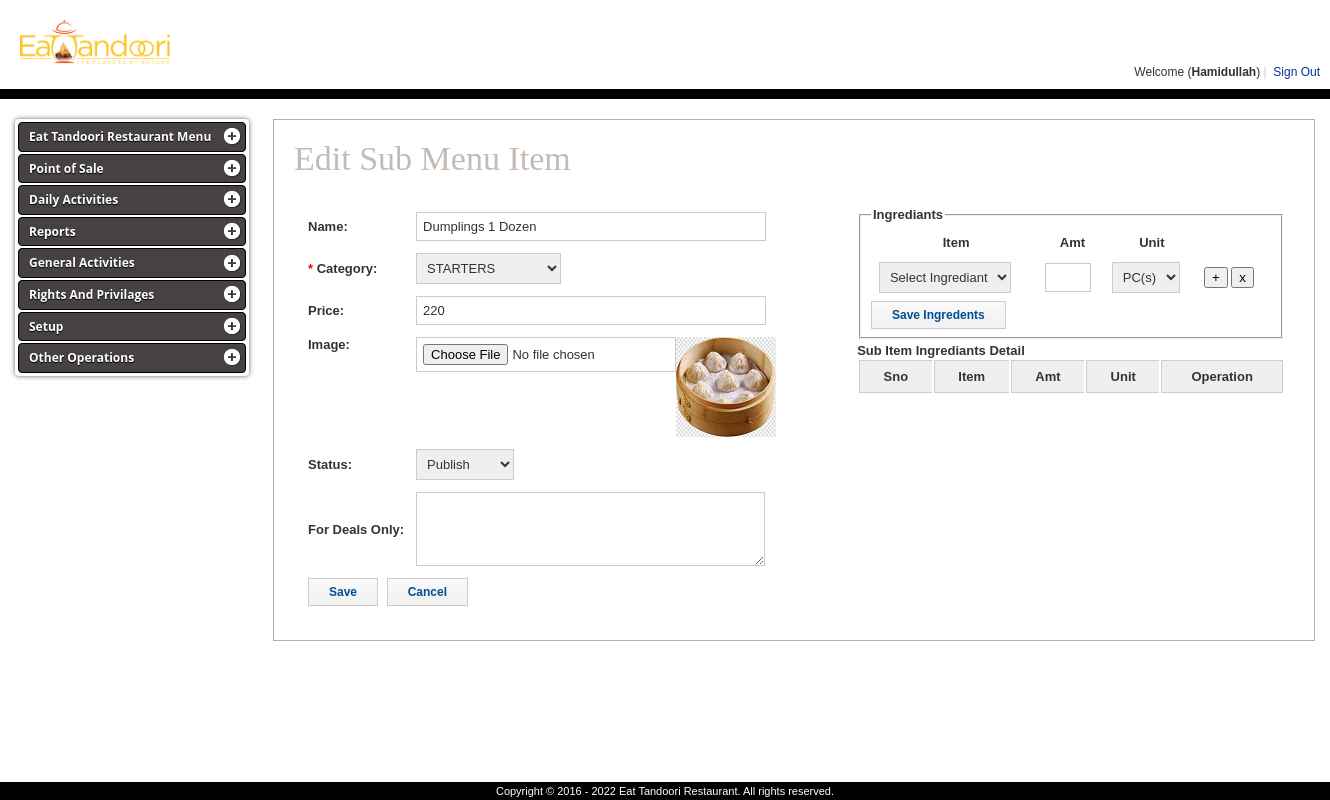
/edit_sub_items.php?id=1 (signed in), run on the app's committed database.
### tables this page shows
CREATE TABLE `sub_items` (
  `sub_item_id` int(11) NOT NULL,
  `item_id` int(11) NOT NULL,
  `sub_item_name` varchar(50) NOT NULL,
  `sub_item_status` int(1) NOT NULL DEFAULT '1',
  `sub_item_image` varchar(50) NOT NULL,
  `price` int(11) NOT NULL,
  `dealdetails` varchar(500) NOT NULL
);

### Connections/cn.php (called while the page is built, shortened)
<?php
$org_name="Eat Tandoori Restaurant";
?>

### edit_sub_items.php (the view, shortened to what this page needs)
<?php
include('Connections/cn.php');
require_once('sessions/mysessionscript.php');
$dealArray = array('18','19');
	$mgtId = $_GET['id'];
	$mgtQry = mysqli_query($cn, "select * from sub_items where sub_item_id = '$mgtId'");
        $sel = mysqli_query($cn, "select item_id from sub_items where sub_item_id = '$mgtId'");
        $selID = mysqli_fetch_array($sel);
        $selID = $selID['item_id'];
	while($mgtRow=mysqli_fetch_array($mgtQry))
	{
?>
<!DOCTYPE html PUBLIC "-//W3C//DTD XHTML 1.0 Transitional//EN" "http://www.w3.org/TR/xhtml1/DTD/xhtml1-transitional.dtd">
<html xmlns="http://www.w3.org/1999/xhtml">
<head>
<link href="css/jquery-ui.css" type="text/css" rel="stylesheet" />
<link rel="stylesheet" type="text/css" href="css/jquery.css">
<link href="css/styles.css" type="text/css" rel="stylesheet" />
</head>
<body>
<?php include 'include/header.php' ?>
<div class="admin-greyBg">
  <div class="admin-wrapper">
    <div id="admin-leftNav" class="admin-fLeft">
<?php include 'include/left_nav.php' ?>
    </div>
    <div id="admin-body" class="admin-fRight">
		<h1>Edit Sub Menu Item </h1>
                <table border="0" width="100%" align="center">
                    <tr>
                        <td align="left" valign="top">
                            <table width="100%" border="0">
                                <tr><td align="left" valign="top">
                            <form action="edit_sub_items_confirm.php?id=<?php echo $_GET['id']; ?>" method="post" enctype="multipart/form-data" style="margin:0; padding:0;">
        	<table border="0" cellspacing="4" cellpadding="4">
              <tr>
                <td><strong>Name:</strong></td>
                <td><input type="text" name="name" id="date" class="admin-inputBox" size="40" value="<?php echo $mgtRow['sub_item_name']; ?>" onkeypress="return validateQty(event);" /></td>
              </tr>
			  <tr>
                <td><strong><span class="redColor">*</span> Category:</strong></td>
                <td>
				<?php
					$query_rsMgtList = "SELECT * FROM items where item_status = '1' ORDER BY item_id ASC";
					$rsMgtList = mysqli_query($cn, $query_rsMgtList) or die(mysqli_error($cn));
					$row_rsMgtList = mysqli_fetch_assoc($rsMgtList);
				?>
                                    <?php
                                            $selected = "selected = 'selected'";
                                    ?>
					<select name='category' id='category' class="admin-inputBox">
						<?php do {
                                                    if($selID == $row_rsMgtList['item_id'])
                                                        $selected = "selected = 'selected'";
                                                    else
                                                        $selected = "";
                                                    ?>
						<option <?=$selected?> value='<?=$row_rsMgtList['item_id']; ?>'><?=$row_rsMgtList['item_name']; ?></option>
						<?php } while ($row_rsMgtList = mysqli_fetch_assoc($rsMgtList)); ?>
					</select>
				</td>
              </tr>
			  <tr>
                <td><strong>Price:</strong></td>
                <td><input type="text" name="price" id="price" class="admin-inputBox" size="40" value="<?php echo $mgtRow['price']; ?>"></td>
              </tr>
			  <tr>
			    <td align="left" valign="top"><strong>Image:</strong></td>
			    <td><input type="file" name="file" class="admin-inputBox" accept="image/x-png, image/gif, image/jpeg/"/>
		        <img src="images/subitems/<?php echo $mgtRow['sub_item_image']; ?>" height="100"  align="right"/></td>
		      </tr>
                    <tr>
			    <td><strong>Status:</strong></td>
			    <td><select name="status" id="status" class="admin-inputBox">
                  <?php
				 if ($mgtRow['sub_item_status']==1)
				 {
				?>
                  <option value="1" selected="selected">Publish</option>
                  <?php
				}
				?>
                </select></td>
		      </tr>
			  <tr>
                <td><strong>For Deals Only:</strong></td>
                <td>
<textarea name="dealdetails"  cols="40" rows="4" class="admin-inputBox"><?=$mgtRow['dealdetails']?></textarea>
				</td>
              </tr>
              <tr>
                <td colspan="2">
                    <input type="submit" id="submit" class="admin-button" value="Save" />
                    <input type="button" class="admin-button" value="Cancel" onclick="javascript:history.back(1);" />				</td>
              </tr>
                    </form>
</td></tr></table>
                        </td>
                        <td align="left" valign="top">
                            <?php
                            if(!in_array($selID,$dealArray)){
                            ?>
                            <table border="0" width="100%">
                                <tr>
                                    <td>
                                        <form name="frmdetail" id="frmdetail" action="edit.php" method="post">
                          <fieldset>
                              <legend><strong>Ingrediants</strong></legend>
                            <table class="details" border="0" width="100%" cellpadding="4" cellspacing="4">
                                <thead>
                                <tr>
                                    <th>Item</th>
                                    <th>Amt</th>
                                    <th>Unit</th>
                                    <th>&nbsp;  </th>
                                </tr>
                                </thead>
                                <tbody>
                                <tr>
                                    <td>
                                        <select name="item[]" class="admin-inputBox itm">
                                            <option value="">Select Ingrediant</option>
                                        </select>
                                    </td>
                                    <td>
                                        <input name="amt[]" type="text" size="2" class="admin-inputBox amt" onkeypress="return numbersonly(event);">
                                    </td>
                                    <td>
                                        <select name="unit[]" class="admin-inputBox unt">
                                            <option value="pcs"> PC(s) </option>
                                        </select>
                                    </td>
                                    <td><input type = "button" value="+" class="add" class="admin-button">
                                        <input type= "button" value="x"  class="minus" class="admin-button">
                                    </td>
                                </tr>
                                </tbody>
                            </table>
                              <input type="button" value="Save Ingredents" id="save_ing" class="admin-button">
                                </fieldset>
                        </form>
                                    </td>
                                </tr>
                                <tr>
                                    <td>
                            <strong>Sub Item Ingrediants Detail</strong>
                        <table width="100%">
                        <tr>
                            <th class="admin-tbHdRow1">Sno </th>
                            <th class="admin-tbHdRow1">Item </th>
                            <th class="admin-tbHdRow1">Amt </th>
                            <th class="admin-tbHdRow1"> Unit </th>
                            <th class="admin-tbHdRow1 admin-tbHdRow3" colspan="2">Operation</th>
                        </tr>
                    </table>
                                    </td>
                                </tr>
                            </table>
                            <?php
                                }
                            ?>
                        </td>
                    </tr>
</table>
    </div>
      <p>&nbsp</p>
     <?php
       echo "<center><font color='white'>$selID</font></center>";
     ?>
      <br>
    <br clear="all" />
  </div>
</div>
<?php include 'include/footer.php' ?>
<?php } ?>
</body>
</html>

### include/header.php (shortened to what this page needs)
<div class="admin-header">
	<div class="admin-wrapper">
    	<div class="admin-logo admin-fLeft" style="font-size:38px;">
	<a href="cms.php?mon=<?=Date('m')?>"><img src="images/logo - small.png" width="150"/></a>
		</div>
    	<div class="admin-wcMsg admin-fRight">Welcome (<strong><?php echo $_SESSION['sname']?></strong>)&nbsp;<span>|</span>&nbsp; <a href="logout.php">Sign Out</a></div>
        <br clear="all" />
	</div>
</div>
<div class="admin-blueStrip">&nbsp;</div>

### include/left_nav.php (shortened to what this page needs)
<?php
    $sqlRights = "SELECT
                a.file_name,a.function_name,a.menu_name,a.target,a.menu_head
                FROM
                res_functions a,
                staff_priv b
                WHERE
                a.function_code = b.function_code
                and b.sid = '".$_SESSION['sid']."' order by a.srno asc";
    $result = mysqli_query($cn, $sqlRights);
    $rightsArr = array();
    while($rightsData = mysqli_fetch_assoc($result)){
            $rightsArr[] = $rightsData;
    }
    $finalArr = array();
    foreach($rightsArr as $key => $arr)
        $finalArr[$arr['menu_head']][] = $arr;
?>
<div id="cssmenu">
    <ul>
        <li class="has-sub">
            <a href="#">
                <span><?=$org_name?> Menu</span>
            </a>
        </li>
        <?php
        foreach($finalArr as $key => $arr){
        ?>
        <li class="has-sub">
            <a href="#">
                <span><?=$key?></span>
            </a>
        </li>
        <?php
        }
        ?>
        <li class="has-sub">
            <a href="#">
                <span>Other Operations</span>
            </a>
        </li>
    </ul>
</div>

### include/footer.php
<div class="admin-footer">
	<div class="admin-wrapper">
    	Copyright © 2016 - <?=date('Y')?> <?=$org_name?>. All rights reserved.
	</div>
</div>

### css/styles.css (style rules this page uses)
body { margin:0; padding:0; font-family:Tahoma, Verdana, Arial, Helvetica, sans-serif; font-size:13px; color:#333333; }
.admin-greyBg { background-color:#FFFFFF; padding-bottom:20px; padding-top:20px; }
.admin-blueStrip { display:block; height:10px; background-color:black; }
.admin-wrapper { display:block; width:1300px; margin-left:auto; margin-right:auto; }
a { color:#333333; text-decoration:none; }
.admin-header { display:block; background-color:#FFF; padding:20px 20px 10px 20px; }
.admin-logo { display:block; padding:0 0 0 0; margin:0 0 0 0; font-size:44px; font-weight:normal; font-family:"Times New Roman", Times, serif; color:#C5BBB5; }
.admin-wcMsg { display:block; text-transform:capitalize; padding:45px 0 0 0; margin:0 0 0 0; font-size:12px; font-weight:normal; text-align:right; }
.admin-wcMsg span { color:#CCCCCC; }
.admin-wcMsg a { text-decoration:none; color:#003397; }
.admin-fLeft { float:left; }
.admin-fRight { float:right; }
#admin-body { display:block; background-color:#FFFFFF; border:1px solid #B0B0B0; margin-left:15px; width:1000px; padding:20px; }
#admin-body h1 { display:block; padding:0 0 20px 0; margin:0 0 0 0; font-size:34px; font-weight:normal; font-family:Georgia, "Times New Roman", Times, serif; color:#C5BBB5; }
.admin-tbHdRow1 { padding:8px 15px 8px 15px; font-weight:bold; background-color:#EFEFEF; border:1px solid #CECFCA; border-right:0px solid #CECFCA; }
.admin-tbHdRow3 { padding:8px 15px 8px 15px; font-weight:bold; background-color:#EFEFEF; border:1px solid #CECFCA; border-right:1px solid #CECFCA; }
.admin-footer { display:block; color:#FFFFFF; width:100%; font-size:11px; text-align:center; bottom:0; position:fixed; line-height:18px; background-color:black; }
.admin-inputBox { padding:6px; font-family:Tahoma, Verdana, Arial, Helvetica, sans-serif; font-size:13px; color:#333333; border:1px solid #CCCCCC; }
.admin-button { cursor:pointer; padding:6px 20px 6px 20px; font-family:Tahoma, Verdana, Arial, Helvetica, sans-serif; font-size:12px; color:#004E94; border:1px solid #CCCCCC; font-weight:bold; background-color:#FFFFFF; margin-right:5px; background-image:url(images/btn_bg.gif); background-repeat:repeat-x; }
.redColor { color:#FF0000; font-weight:bold; }
p { margin:0; padding:0 0 15px 0; }
#cssmenu, #cssmenu ul, #cssmenu li, #cssmenu a { margin: 0; padding: 0; border: 0; list-style: none; font-weight: normal; text-decoration: none; line-height: 1; font-family: 'Open Sans', sans-serif; font-size: 14px; position: relative; }
#cssmenu a { line-height: 1.3; }
#cssmenu { width: 228px; background:#FFFFF; -webkit-border-radius: 4px; -moz-border-radius: 4px; border-radius: 4px; padding: 3px; -moz-box-shadow: 0 0 5px rgba(0, 0, 0, 0.6); -webkit-box-shadow: 0 0 5px rgba(0, 0, 0, 0.6); box-shadow: 0 0 5px rgba(0, 0, 0, 0.6); float:left; }
#cssmenu > ul > li { margin: 0 0 2px 0; }
#cssmenu > ul > li:last-child { margin: 0; }
#cssmenu > ul > li > a { font-size:12px; display: block; color: #ffffff; text-shadow: 0 1px 1px #000; background-color: #464242; border: 1px solid #000; -webkit-border-radius: 4px; -moz-border-radius: 4px; border-radius: 4px; }
#cssmenu > ul > li > a > span { display: block; padding: 6px 10px; -webkit-border-radius: 4px; -moz-border-radius: 4px; border-radius: 4px; font-weight: bold; }
#cssmenu > ul > li.has-sub > a span { background: url(../images/icon_plus.png) 98% center no-repeat; }

### data on the page
sub_items: key "Point of Sale", key "Daily Activities", key "Reports", key "General Activities", key "Rights And Privilages", key "Setup", name "Dumplings 1 Dozen", price "220", sub_item_image (picture), status "Publish"

### other printed values
form field category "STARTERS"
